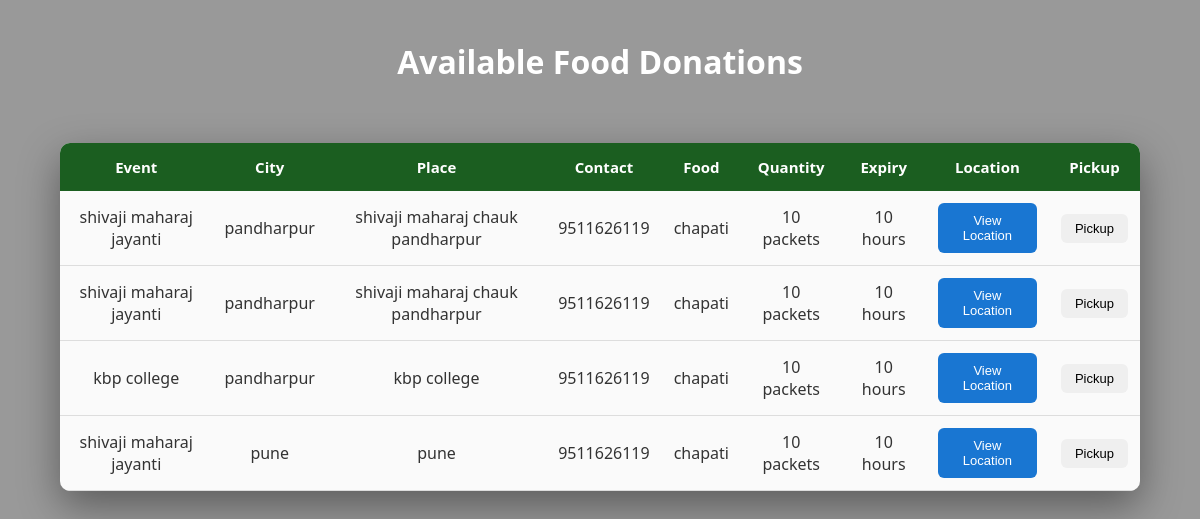
Before: /ngo with the older database file.
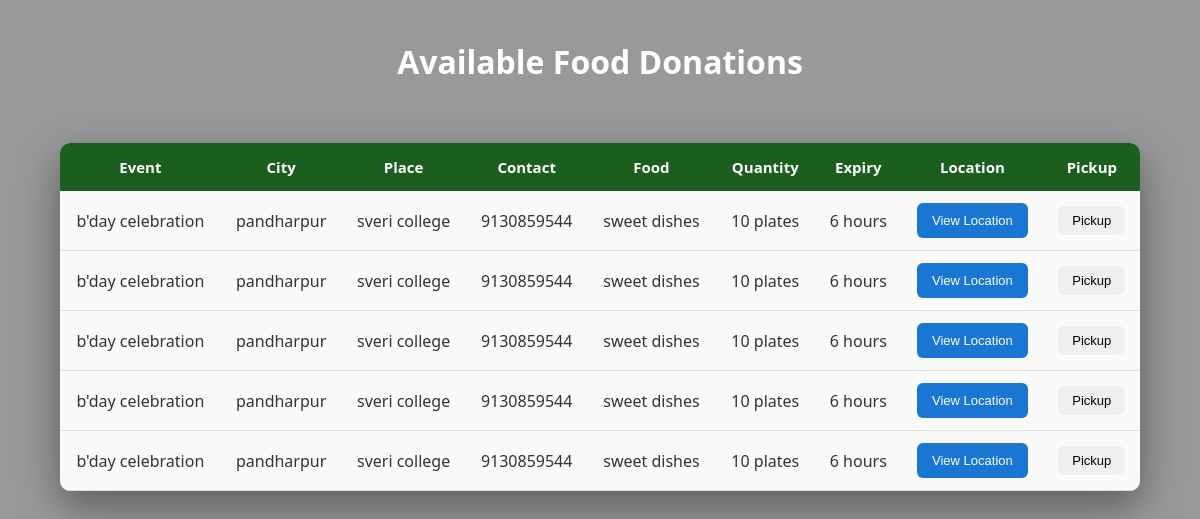
After: the same page with the newer database file.
### tables this page shows
CREATE TABLE food(
        id INTEGER PRIMARY KEY AUTOINCREMENT,
        event_name TEXT,
        city TEXT,
        event_place TEXT,
        contact TEXT,
        food_type TEXT,
        quantity TEXT,
        expiry TEXT,
        latitude TEXT,
        longitude TEXT
    );

### application.py (the view)
@app.route("/ngo")
def ngo():
    conn = sqlite3.connect("food.db")
    cur = conn.cursor()
    cur.execute("SELECT * FROM food")
    data = cur.fetchall()
    conn.close()
    return render_template("ngoinfo.html", data=data)

### templates/ngoinfo.html (shortened to what this page needs)
<!DOCTYPE html>
<html>
<head>
<link rel="stylesheet" href="/static/style.css">
</head>
<body>
<h1 style="text-align:center;color:white;margin-top:40px;">
Available Food Donations
</h1>
<div class="table-container">
<table>
<tr>
<th>Event</th>
<th>City</th>
<th>Place</th>
<th>Contact</th>
<th>Food</th>
<th>Quantity</th>
<th>Expiry</th>
<th>Location</th>
<th>Pickup</th>
</tr>
{% for row in data %}
<tr>
<td>{{ row[1] }}</td>
<td>{{ row[2] }}</td>
<td>{{ row[3] }}</td>
<td>{{ row[4] }}</td>
<td>{{ row[5] }}</td>
<td>{{ row[6] }}</td>
<td>{{ row[7] }}</td>
<td>
<a href="https://www.google.com/maps?q={{row[8]}},{{row[9]}}" target="_blank">
<button class="location-btn">View Location</button>
</a>
</td>
<td>
<a href="/delete/{{row[0]}}">
<button class="pickup-btn">Pickup</button>
</a>
</td>
</tr>
{% endfor %}
</table>
</div>
</body>
</html>

### static/style.css (style rules this page uses)
body { font-family:'Segoe UI',sans-serif; margin:0; padding:0; background-image:url("https://images.unsplash.com/photo-1542838132-92c53300491e"); background-size:cover; background-position:center; background-repeat:no-repeat; background-attachment:fixed; background-color:rgba(0,0,0,0.4); background-blend-mode:overlay; }
h1 { color:#1b5e20; margin-bottom:10px; }
.location-btn { background:#1976d2; color:white; border:none; padding:10px 15px; border-radius:6px; cursor:pointer; }
table { border-collapse:collapse; margin:auto; margin-top:60px; width:90%; background:rgba(255,255,255,0.95); border-radius:10px; overflow:hidden; box-shadow:0 15px 40px rgba(0,0,0,0.4); }
th { background:#1b5e20; color:white; padding:14px; font-size:15px; }
td { padding:12px; text-align:center; border-bottom:1px solid #ddd; color:#333; }
table button { padding:7px 14px; border-radius:6px; border:none; cursor:pointer; font-size:13px; }

Changed rows visible on the page:
removed food: event_name "shivaji maharaj jayanti", city "pandharpur", event_place "shivaji maharaj chauk pandharpur", contact "9511626119", food_type "chapati", quantity "10 packets", expiry "10 hours"
removed food: event_name "shivaji maharaj jayanti", city "pandharpur", event_place "shivaji maharaj chauk pandharpur", contact "9511626119", food_type "chapati", quantity "10 packets", expiry "10 hours"
removed food: event_name "kbp college", city "pandharpur", event_place "kbp college", contact "9511626119", food_type "chapati", quantity "10 packets", expiry "10 hours"
removed food: event_name "shivaji maharaj jayanti", city "pune", event_place "pune", contact "9511626119", food_type "chapati", quantity "10 packets", expiry "10 hours"
added food: event_name "b'day celebration", city "pandharpur", event_place "sveri college", contact "9130859544", food_type "sweet dishes", quantity "10 plates", expiry "6 hours"
added food: event_name "b'day celebration", city "pandharpur", event_place "sveri college", contact "9130859544", food_type "sweet dishes", quantity "10 plates", expiry "6 hours"
added food: event_name "b'day celebration", city "pandharpur", event_place "sveri college", contact "9130859544", food_type "sweet dishes", quantity "10 plates", expiry "6 hours"
added food: event_name "b'day celebration", city "pandharpur", event_place "sveri college", contact "9130859544", food_type "sweet dishes", quantity "10 plates", expiry "6 hours"
added food: event_name "b'day celebration", city "pandharpur", event_place "sveri college", contact "9130859544", food_type "sweet dishes", quantity "10 plates", expiry "6 hours"
